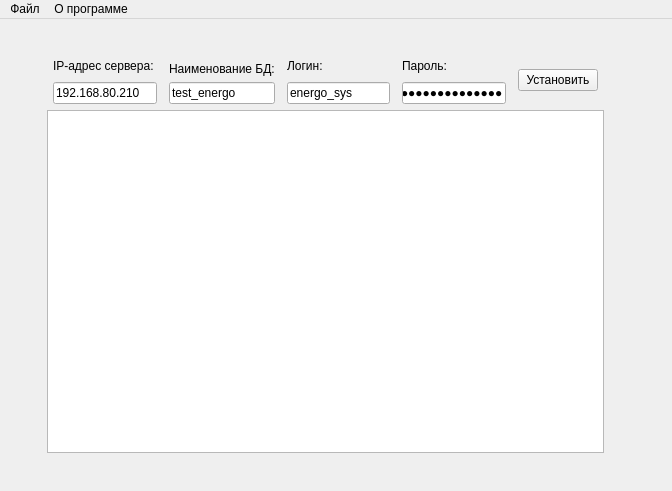
<?xml version="1.0" encoding="UTF-8"?>
<ui version="4.0">
 <class>MainWindow</class>
 <widget class="QMainWindow" name="MainWindow">
  <property name="geometry">
   <rect>
    <x>0</x>
    <y>0</y>
    <width>672</width>
    <height>491</height>
   </rect>
  </property>
  <property name="windowTitle">
   <string>Energo - Установка базы данных</string>
  </property>
  <widget class="QWidget" name="centralWidget">
   <widget class="QWidget" name="verticalLayoutWidget">
    <property name="geometry">
     <rect>
      <x>30</x>
      <y>20</y>
      <width>591</width>
      <height>431</height>
     </rect>
    </property>
    <layout class="QVBoxLayout" name="mainLayout">
     <item>
      <layout class="QVBoxLayout" name="verticalLayout">
       <property name="leftMargin">
        <number>6</number>
       </property>
       <property name="topMargin">
        <number>6</number>
       </property>
       <property name="rightMargin">
        <number>6</number>
       </property>
       <property name="bottomMargin">
        <number>6</number>
       </property>
       <item>
        <layout class="QHBoxLayout" name="horizontalLayout">
         <property name="rightMargin">
          <number>6</number>
         </property>
         <item>
          <layout class="QVBoxLayout" name="verticalLayout_2">
           <property name="leftMargin">
            <number>6</number>
           </property>
           <item>
            <widget class="QLabel" name="label">
             <property name="text">
              <string>IP-адрес сервера:</string>
             </property>
            </widget>
           </item>
           <item>
            <widget class="QLineEdit" name="txtIP">
             <property name="minimumSize">
              <size>
               <width>100</width>
               <height>0</height>
              </size>
             </property>
             <property name="text">
              <string>192.168.80.210</string>
             </property>
            </widget>
           </item>
          </layout>
         </item>
         <item>
          <layout class="QVBoxLayout" name="verticalLayout_3">
           <property name="leftMargin">
            <number>6</number>
           </property>
           <property name="topMargin">
            <number>6</number>
           </property>
           <item>
            <widget class="QLabel" name="label_2">
             <property name="text">
              <string>Наименование БД:</string>
             </property>
            </widget>
           </item>
           <item>
            <widget class="QLineEdit" name="txtDB">
             <property name="minimumSize">
              <size>
               <width>100</width>
               <height>0</height>
              </size>
             </property>
             <property name="text">
              <string>test_energo</string>
             </property>
            </widget>
           </item>
          </layout>
         </item>
         <item>
          <layout class="QVBoxLayout" name="verticalLayout_4">
           <property name="leftMargin">
            <number>6</number>
           </property>
           <item>
            <widget class="QLabel" name="label_3">
             <property name="text">
              <string>Логин:</string>
             </property>
            </widget>
           </item>
           <item>
            <widget class="QLineEdit" name="txtLogin">
             <property name="minimumSize">
              <size>
               <width>100</width>
               <height>0</height>
              </size>
             </property>
             <property name="text">
              <string>energo_sys</string>
             </property>
            </widget>
           </item>
          </layout>
         </item>
         <item>
          <layout class="QVBoxLayout" name="verticalLayout_5">
           <property name="leftMargin">
            <number>6</number>
           </property>
           <item>
            <widget class="QLabel" name="label_4">
             <property name="text">
              <string>Пароль:</string>
             </property>
            </widget>
           </item>
           <item>
            <widget class="QLineEdit" name="txtPassword">
             <property name="minimumSize">
              <size>
               <width>100</width>
               <height>0</height>
              </size>
             </property>
             <property name="inputMask">
              <string/>
             </property>
             <property name="text">
              <string>energo_sys_pwd</string>
             </property>
             <property name="echoMode">
              <enum>QLineEdit::Password</enum>
             </property>
             <property name="placeholderText">
              <string/>
             </property>
            </widget>
           </item>
          </layout>
         </item>
         <item>
          <layout class="QVBoxLayout" name="verticalLayout_6">
           <property name="leftMargin">
            <number>6</number>
           </property>
           <item>
            <widget class="QPushButton" name="cmdInstall">
             <property name="text">
              <string>Установить</string>
             </property>
            </widget>
           </item>
          </layout>
         </item>
        </layout>
       </item>
       <item>
        <layout class="QHBoxLayout" name="horizontalLayout_2">
         <item>
          <widget class="QPlainTextEdit" name="txtLog">
           <property name="horizontalScrollBarPolicy">
            <enum>Qt::ScrollBarAlwaysOff</enum>
           </property>
           <property name="textInteractionFlags">
            <set>Qt::TextSelectableByKeyboard|Qt::TextSelectableByMouse</set>
           </property>
          </widget>
         </item>
        </layout>
       </item>
      </layout>
     </item>
    </layout>
   </widget>
  </widget>
  <widget class="QMenuBar" name="menuBar">
   <property name="geometry">
    <rect>
     <x>0</x>
     <y>0</y>
     <width>672</width>
     <height>21</height>
    </rect>
   </property>
   <widget class="QMenu" name="menu">
    <property name="title">
     <string>Файл</string>
    </property>
    <addaction name="actExit"/>
   </widget>
   <widget class="QMenu" name="menu_2">
    <property name="title">
     <string>О программе</string>
    </property>
    <addaction name="actAbout"/>
   </widget>
   <addaction name="menu"/>
   <addaction name="menu_2"/>
  </widget>
  <action name="actExit">
   <property name="text">
    <string>Выход</string>
   </property>
  </action>
  <action name="actAbout">
   <property name="text">
    <string>Справка</string>
   </property>
  </action>
 </widget>
 <layoutdefault spacing="6" margin="11"/>
 <resources/>
 <connections/>
</ui>
